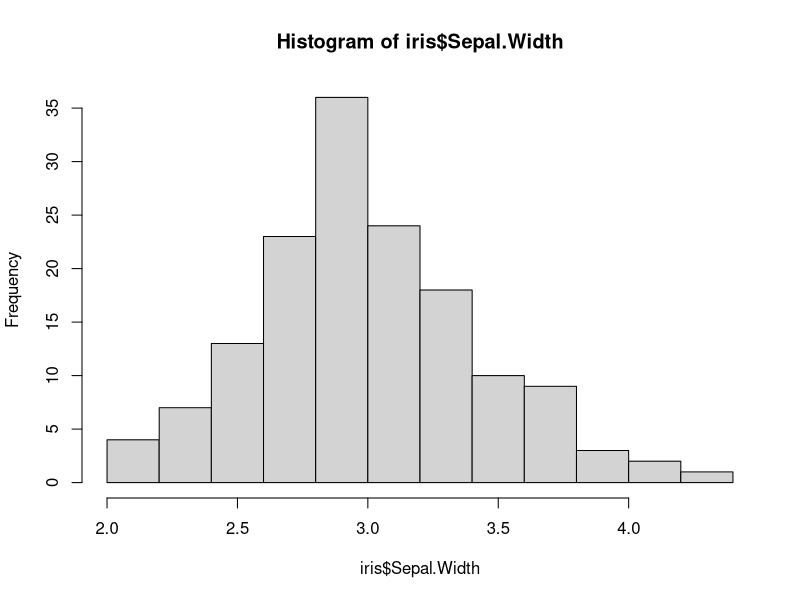
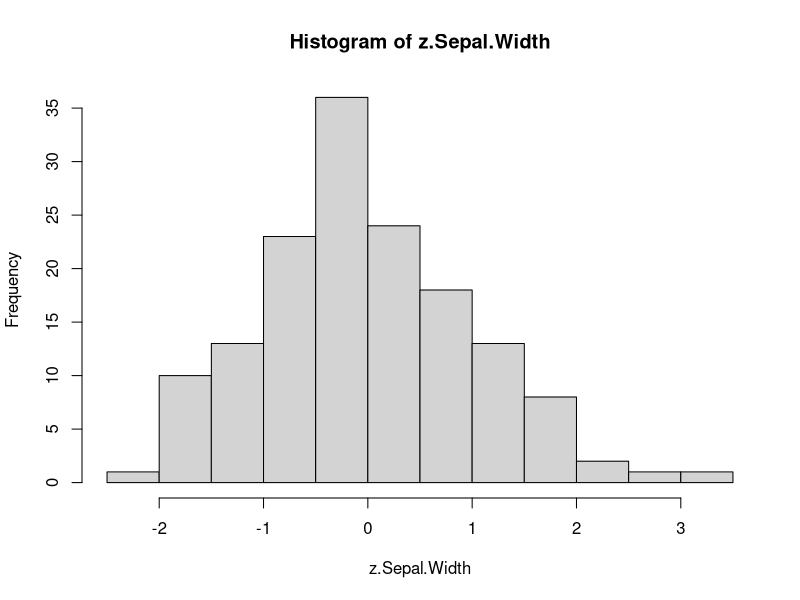
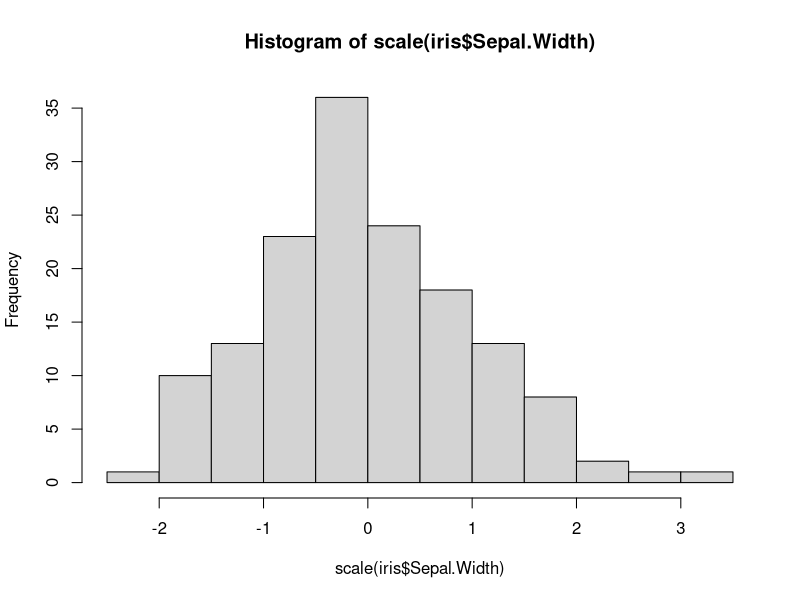
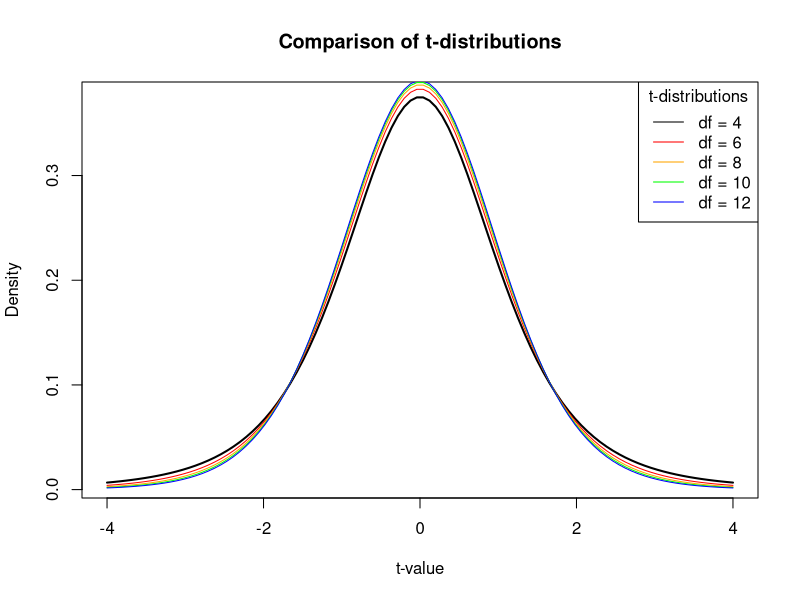

Write the R code that produced these figures, in order.
## ---- chunk 1
library(Hmisc)
hist(iris$Sepal.Width, breaks = 10)
describe(iris)
## ---- chunk 2
z.Sepal.Width = (iris$Sepal.Width - mean(iris$Sepal.Width)) /sd(iris$Sepal.Width)
hist(z.Sepal.Width, breaks = 10)
###
hist(scale(iris$Sepal.Width), breaks = 10)
## ---- chunk 3
# mean
mean(iris$Sepal.Width)
#median
median(iris$Sepal.Width)
#mode
Mode <- function(x) {
  ux <- unique(x)
  ux[which.max(tabulate(match(x, ux)))]
}
Mode(iris$Sepal.Width)
## ---- chunk 4
var(iris$Sepal.Width)
sd(iris$Sepal.Width)^2
## ---- chunk 5
# Generate a vector of 100 values between -4 and 4
x <- seq(-4,4,length = 100)
# Simulate the t-distribution
y_1 <- dt(x, df = 4)
y_2 <- dt(x, df = 6)
y_3 <- dt(x, df = 8)
y_4 <- dt(x, df = 10)
y_5 <- dt(x, df = 12)
# Plot the t-distributions
plot(x, y_1, type = "l", lwd = 2, xlab = "t-value", ylab = "Density", 
     main = "Comparison of t-distributions", col = "black")
lines(x, y_2, col = "red")
lines(x, y_3, col = "orange")
lines(x, y_4, col = "green")
lines(x, y_5, col = "blue")
# Add a legend
legend("topright", c("df = 4", "df = 6", "df = 8", "df = 10", "df = 12"), 
       col = c("black", "red", "orange", "green", "blue"), 
       title = "t-distributions", lty = 1)
